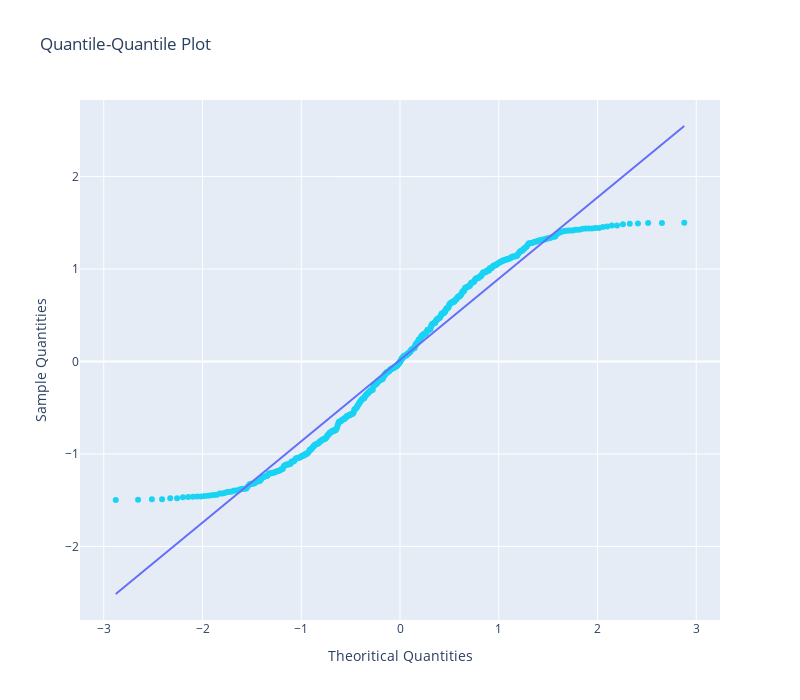

Write notebook code for a chart like this one.
### Code cell
fig = go.Figure()

#Scatter plot of the residuals
fig.add_trace({ 
    'type': 'scatter',
    'x': qqplot_data[0].get_xdata(),
    'y': qqplot_data[0].get_ydata(),
    'mode': 'markers',
    'marker': {
        'color': '#19d3f3'
    }
})

#Adds Symmetric Line
fig.add_trace({
    'type': 'scatter',
    'x': qqplot_data[1].get_xdata(),
    'y': qqplot_data[1].get_ydata(),
    'mode': 'lines',
    'line': {
        'color': '#636efa'
    }

})

#Adds legend and labeling
fig['layout'].update({
    'title': 'Quantile-Quantile Plot',
    'xaxis': {
        'title': 'Theoritical Quantities',
        'zeroline': False
    },
    'yaxis': {
        'title': 'Sample Quantities'
    },
    'showlegend': False,
    'width': 800,
    'height': 700,
})

#Shows the plot
offline.iplot(fig, filename='normality-QQ')

### Figure 1 — Plotly figure (JSON) as saved in the notebook; plotly's stock layout.template omitted (floating-point values rounded to 4 significant figures; data arrays with more than 128 entries replaced by an {"elided": "..."} marker saying what was removed)
{"data": [{"marker": {"color": "#19d3f3"}, "mode": "markers", "type": "scatter", "x": {"elided": "500 float values"}, "y": {"elided": "500 float values"}}, {"line": {"color": "#636efa"}, "mode": "lines", "type": "scatter", "x": {"elided": "500 float values"}, "y": {"elided": "500 float values"}}], "layout": {"height": 700, "showlegend": false, "title": {"text": "Quantile-Quantile Plot"}, "width": 800, "xaxis": {"title": {"text": "Theoritical Quantities"}, "zeroline": false}, "yaxis": {"title": {"text": "Sample Quantities"}}}}
